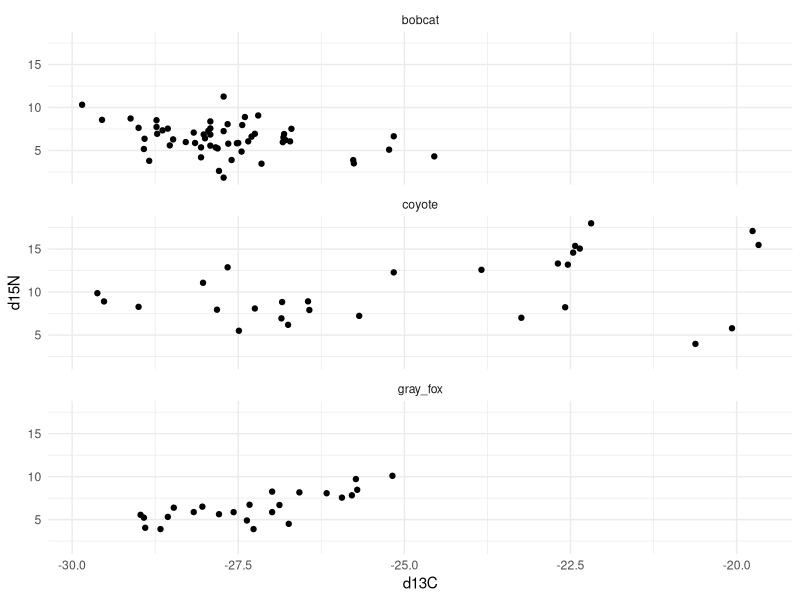
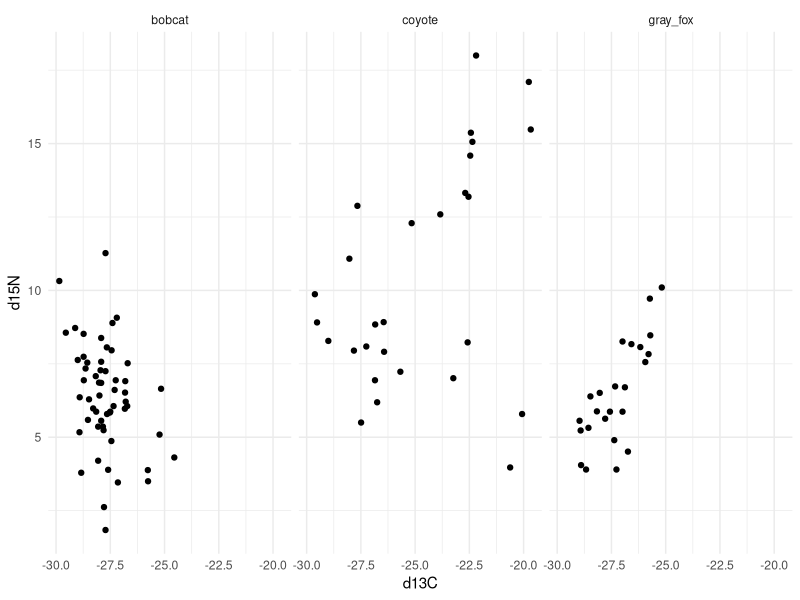
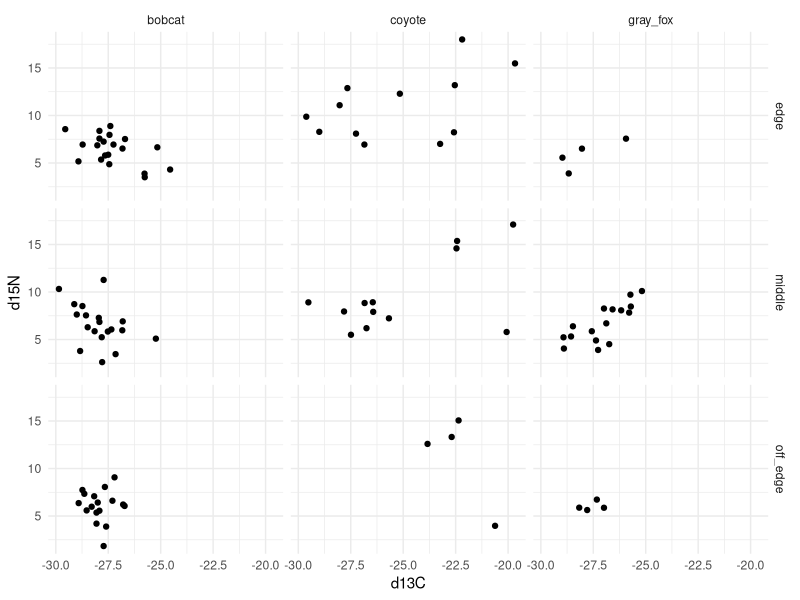
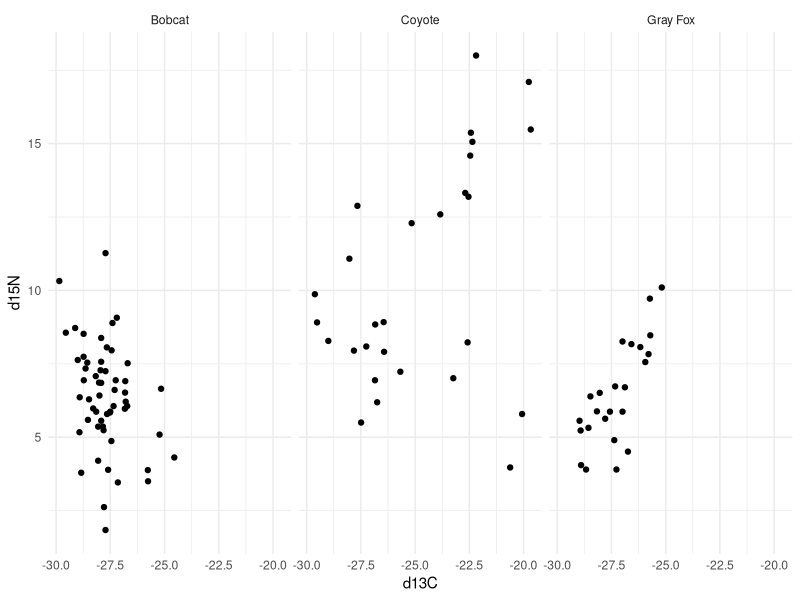
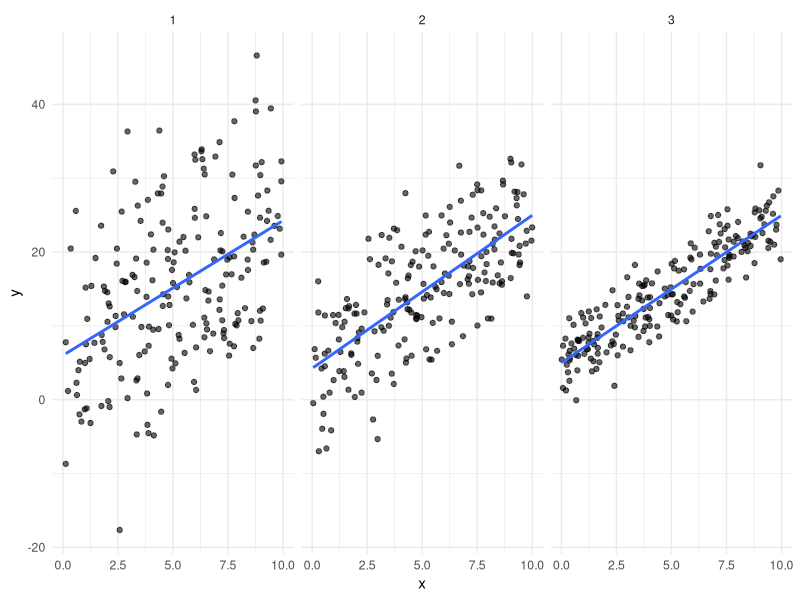
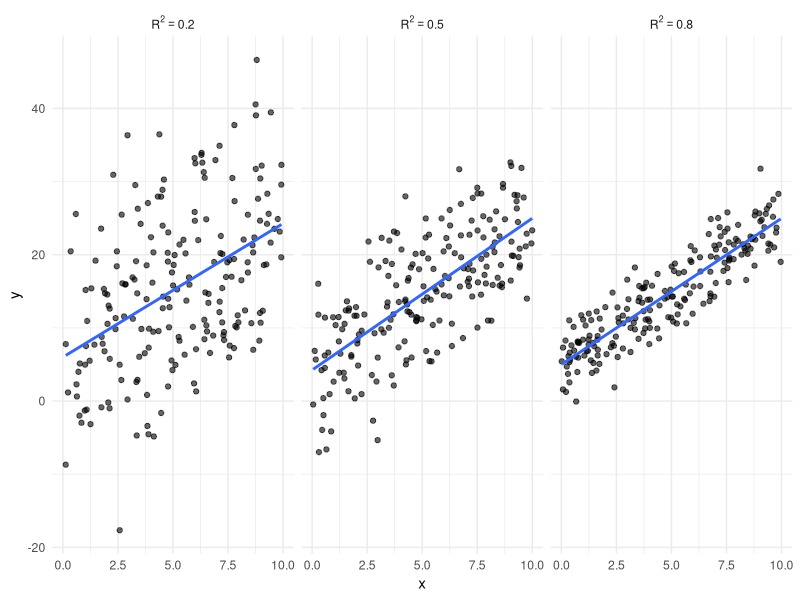
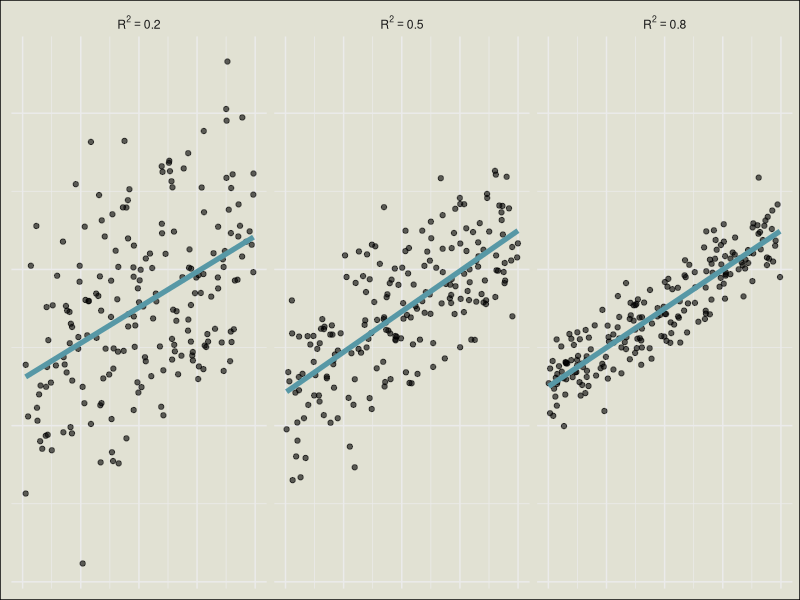

These charts were generated, in order, by the following R code:
# All about facets

library(tidyverse)
library(modeldata)
theme_set(theme_minimal())

# create data set
set.seed(0)
n <- 200
rho <- .2
m <- 2
x <- runif(n, 0, 10)
y <- m *x + 5 + rnorm(n, 0, .71 * sd(x) / rho)
df1 <- data.frame(x, y)

rho <- .5
x <- runif(n, 0, 10)
y <- m *x + 5 + rnorm(n, 0, 1 * sd(x) / rho)
df2 <- data.frame(x, y)

rho <- .8
x <- runif(n, 0, 10)
y <- m *x + 5 + rnorm(n, 0, .79 * sd(x) / rho)
df3 <- data.frame(x, y)

df <- bind_rows(df1, 
                df2, 
                df3, 
                .id = "set")

# faceting scat

p <- ggplot(scat, aes(x = d13C,
                      y = d15N)) +
     geom_point() # starter plot
p + facet_wrap(~Species,
               nrow = 3)

p + facet_wrap(vars(Species))

p + facet_grid(Location~Species)

my_labeller <- as_labeller(c("bobcat" = "Bobcat",
                             "coyote" = "Coyote",
                             "gray_fox" = "Gray Fox"))

p + facet_wrap(~Species, 
               labeller = my_labeller)
  
# R^2 demonstration

glimpse(df)

ggplot(df, aes(x, y)) +
  geom_point(alpha = .6) + 
  geom_smooth(method = "lm",
              se = FALSE) +
  facet_wrap(~set)

df2 <- df %>% 
  mutate(set = fct_recode(set, 
                          "R^2==0.2" = "1",
                          "R^2==0.5" = "2",
                          "R^2==0.8" = "3"))

ggplot(df2, aes(x, y)) +
  geom_point(alpha = .6) + 
  geom_smooth(method = "lm",
              se = FALSE) +
  facet_wrap(~set,
             labeller = "label_parsed")

ggplot(df2, aes(x, y)) +
  geom_point(alpha = .6) + 
  geom_smooth(method = "lm",
              se = FALSE,
              linewidth = 1.8,
              color = "#5798A6") +
  facet_wrap(~set,
             labeller = "label_parsed") +
  theme_minimal() + 
  labs(x = NULL,
       y = NULL) + 
  theme(axis.text.x=element_blank(),
        axis.ticks.x=element_blank(),
        axis.text.y=element_blank(),
        axis.ticks.y=element_blank(),
        panel.background = element_rect(fill = "#E1E1D3",
                                        color = "#E1E1D3"),
        plot.background = element_rect(fill = "#E1E1D3")) 
